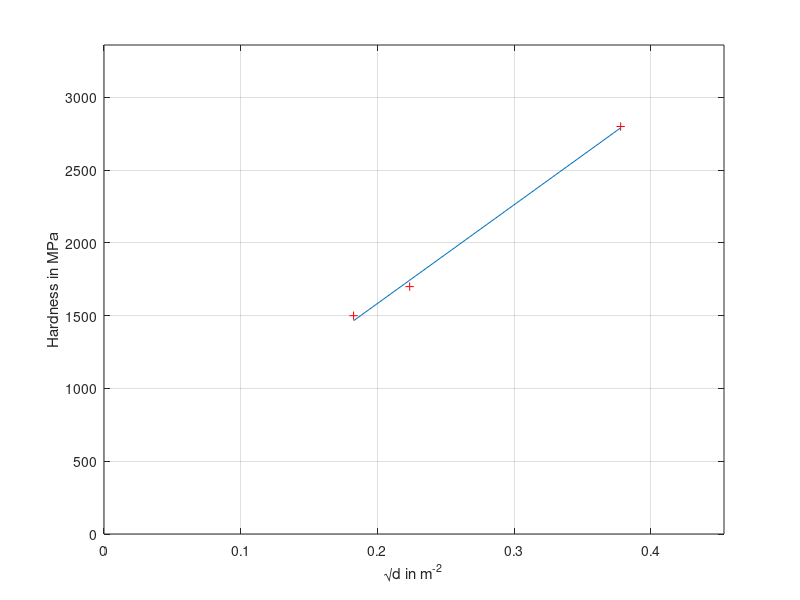

The MATLAB script that drew this image:
%% Copyright 2014 MERCIER David
function HP_parameters = HallPetch(S, d, varargin)
% S: stress = yield stress or hardness in GPa
% d: grain size in micron

% author: david9684@gmail.com

clear all;
clc;
close all;

if nargin < 2
    S = [2.8 1.7 1.5]*1e3;
    d = [7 20 30];
end

xdata = d.^(-0.5);
ydata = S;

figure;
plot(xdata, ydata, '+r');
xlabel('{\surd}d in m^{-2}'); % Latex interpreter doesn't work...
ylabel('Hardness in MPa');
xlim([0, 1.2*max(xdata)]);
ylim([0, 1.2*max(ydata)]);
grid on;
hold on;

% ax1 = gca; % current axes
% ax1_pos = get(ax1,'Position');
% ax2 = axes('Position',ax1_pos,...
%     'XAxisLocation','top',...
%     'YAxisLocation','right',...
%     'Color','none');

HP_model = @(S, d) S - HP(1) - (HP(2)./sqrt(d));

% Make a starting guess
HP_guess(1) = S(1);
HP_guess(2) = 10;

if license('test','Optimization_Toolbox')
    [HP_fit, ...
        resnorm, ...
        residual, ...
        exitflag, ...
        output, ...
        lambda, ...
        jacobian] =...
        lsqcurvefit(HP_model, HP, d, S);
else
    model = @LMS;
    HP_fit = fminsearch(model, HP_guess);
    warning('No Optimization toolbox available !');
    HP_fit_plot = HP_fit(1) + HP_fit(2).*xdata;
    line(xdata, HP_fit_plot);
end

    function [sse, FittedCurve] = LMS(params)
        FittedCurve = params(1) + (params(2)./sqrt(d));
        residual = FittedCurve - S;
        sse = sum(residual .^ 2);
    end

HP_parameters = HP_fit;

end